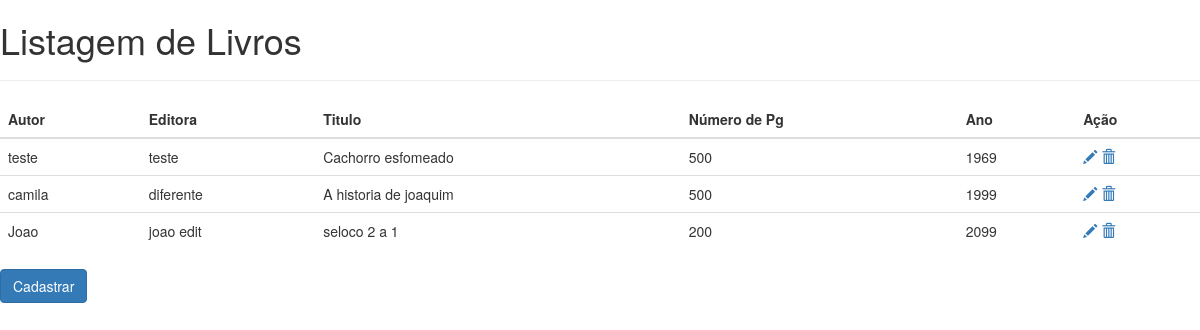
The page /livro_list/ on the database as committed earlier.
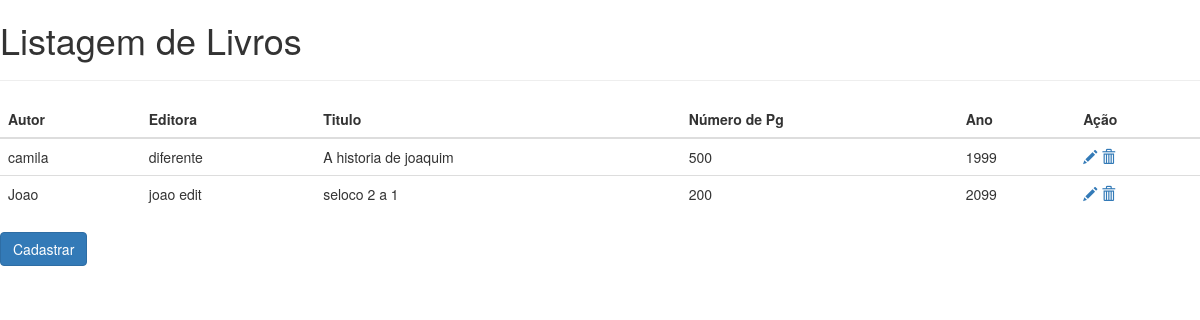
The same page on the database as committed later.
### livapp/models.py (models this page shows, shortened)
class Livro(models.Model):
    autor = models.CharField(max_length=100)
    editora = models.CharField(max_length=100)
    isbn = models.IntegerField()
    numeroPaginas = models.IntegerField()
    titulo = models.CharField(max_length=100)
    anoPublicacao = models.IntegerField()
    emailEditora = models.EmailField()

### livapp/views.py (the view)
# urls.py: path('livro_list/', livro_list, name='listar_livros'),
def livro_list(request, template_name='livro_list.html'):
    livro = Livro.objects.all()
    livros = {'lista': livro}
    return render(request, template_name, livros)

### livapp/templates/livro_list.html (shortened to what this page needs)
{% extends 'base.html' %}
{% block tituloPagina %}
Listagem de Livros
{% endblock tituloPagina %}
{% block content %}
<table class="table">
    <thead>
        <tr>
            <th>Autor</th>
            <th>Editora</th>
            <th>Titulo</th>
            <th>Número de Pg</th>
            <th>Ano</th>
            <th>Ação</th>
        </tr>
    </thead>
    <tbody>
        {% for livro in lista %}
        <tr>
            <td>{{ livro.autor }}</td>
            <td>{{ livro.editora }}</td>
            <td>{{ livro.titulo }}</td>
            <td>{{ livro.numeroPaginas }}</td>
            <td>{{ livro.anoPublicacao }}</td>
            <td>
                <a href="{% url 'livro_edit' pk=livro.pk %}">
                     <span class="glyphicon glyphicon-pencil"></span>
                </a>
                  <a href="{% url 'livro_remove' pk=livro.pk %}">
                     <span class="glyphicon glyphicon-trash"></span>
                </a>
            </td>
        </tr>
        {% endfor %}
    </tbody>
</table>
<a href="{% url 'livro_new' %}">
    <button type="submit" class="btn btn-primary">
        Cadastrar
    </button>
</a>
{% endblock content %}

Rows that differ between the two databases and show on the page:
removed Livro: autor "teste", editora "teste", titulo "Cachorro esfomeado", numeroPaginas "500", anoPublicacao "1969"
